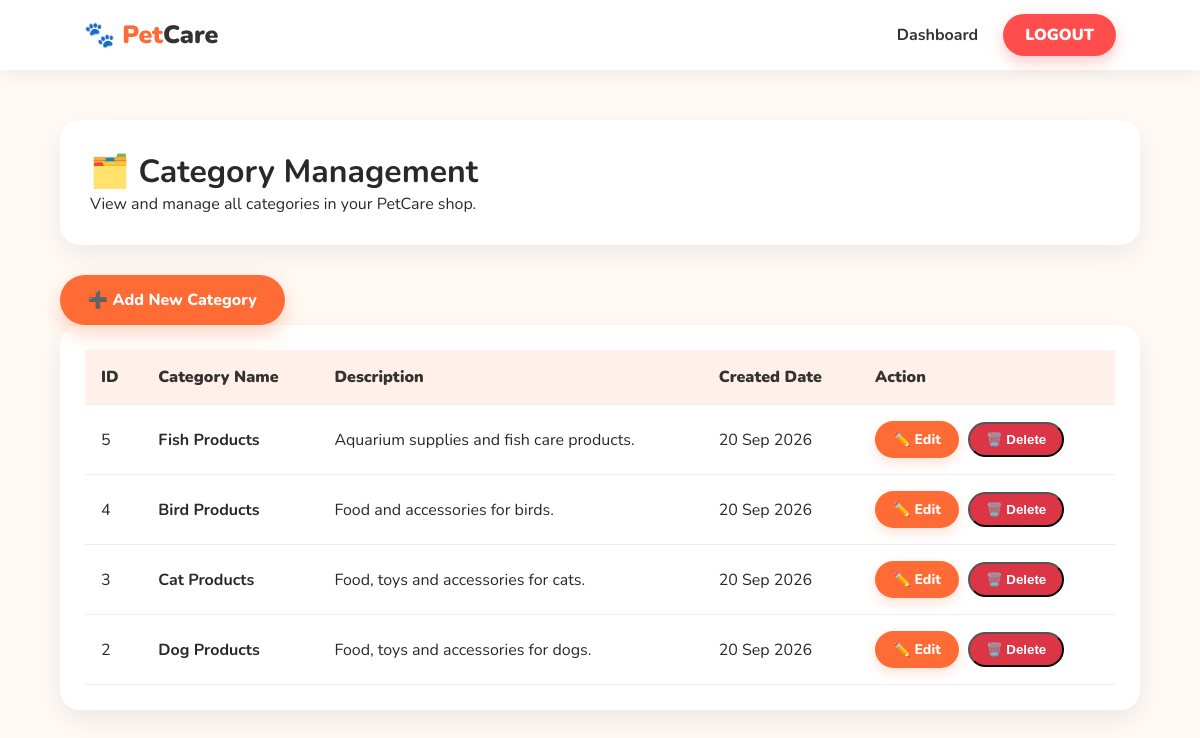
/categories.php (signed in), run on the app's committed database.
### tables this page shows
CREATE TABLE `categories` (
  `id` int(11) NOT NULL AUTO_INCREMENT,
  `name` varchar(100) NOT NULL,
  `description` text DEFAULT NULL,
  `created_at` timestamp NOT NULL DEFAULT current_timestamp(),
  PRIMARY KEY (`id`),
  UNIQUE KEY `name` (`name`)
);

### categories.php (the view, shortened to what this page needs)
<?php
require_once "config/db.php";
$result = $conn->query(
    "SELECT * FROM categories ORDER BY id DESC"
);
?>
<!DOCTYPE html>
<html lang="en">
<head>
    <link rel="stylesheet" href="css/style.css">
</head>
<body>
<nav class="navbar">
    <a href="admin_dashboard.php" class="logo">
        🐾 Pet<span>Care</span>
    </a>
    <ul class="nav-links">
        <li>
            <a href="admin_dashboard.php">
                Dashboard
            </a>
        </li>
        <li>
            <a href="logout.php" class="login-btn">
                LOGOUT
            </a>
        </li>
    </ul>
</nav>
<div class="dashboard">
    <div class="dashboard-header">
        <h1>🗂️ Category Management</h1>
        <p>
            View and manage all categories in your PetCare shop.
        </p>
    </div>
    <a href="add_category.php" class="btn add-btn">
        ➕ Add New Category
    </a>
    <div class="category-table-wrapper">
        <?php if ($result->num_rows > 0): ?>
            <table class="category-table">
                <thead>
                    <tr>
                        <th>ID</th>
                        <th>Category Name</th>
                        <th>Description</th>
                        <th>Created Date</th>
                        <th>Action</th>
                    </tr>
                </thead>
                <tbody>
                    <?php while ($category = $result->fetch_assoc()): ?>
                        <tr>
                            <td>
                                <?php echo $category["id"]; ?>
                            </td>
                            <td>
                                <strong>
                                    <?php
                                    echo htmlspecialchars(
                                        $category["name"]
                                    );
                                    ?>
                                </strong>
                            </td>
                            <td>
                                <?php
                                echo htmlspecialchars(
                                    $category["description"]
                                );
                                ?>
                            </td>
                            <td>
                                <?php
                                echo date(
                                    "d M Y",
                                    strtotime(
                                        $category["created_at"]
                                    )
                                );
                                ?>
                            </td>
                            <td>
                                <a
                                    href="edit_category.php?id=<?php echo $category["id"]; ?>"
                                    class="edit-btn"
                                >
                                    ✏️ Edit
                                </a>
                                <button
                                    type="button"
                                    class="delete-btn"
                                    onclick="openDeletePopup(
                                        <?php echo $category["id"]; ?>,
                                        '<?php echo htmlspecialchars(
                                            addslashes($category["name"])
                                        ); ?>'
                                    )"
                                >
                                    🗑️ Delete
                                </button>
                            </td>
                        </tr>
                    <?php endwhile; ?>
                </tbody>
            </table>
        <?php endif; ?>
    </div>
</div>
</body>
</html>

### css/style.css (style rules this page uses)
* { margin: 0; padding: 0; box-sizing: border-box; }
html { scroll-behavior: smooth; }
body { font-family: 'Nunito', sans-serif; background: #fffaf5; color: #292929; min-height: 100vh; }
.navbar { width: 100%; padding: 18px 7%; background: white; display: flex; align-items: center; justify-content: space-between; box-shadow: 0 4px 20px rgba(0, 0, 0, 0.08); position: sticky; top: 0; z-index: 1000; }
.logo { font-size: 25px; font-weight: 900; text-decoration: none; color: #ff6b35; }
.logo span { color: #333; }
.nav-links { display: flex; gap: 25px; list-style: none; }
.nav-links a { text-decoration: none; color: #333; font-weight: 700; transition: 0.3s; }
.btn { display: inline-block; padding: 14px 28px; border-radius: 50px; background: #ff6b35; color: white; text-decoration: none; font-weight: 800; border: none; cursor: pointer; transition: 0.3s; box-shadow: 0 8px 20px rgba(255, 107, 53, 0.3); }
.login-btn { background: #ff4d4d; color: white !important; padding: 10px 22px; border-radius: 25px; font-weight: 900 !important; box-shadow: 0 6px 15px rgba(255, 77, 77, 0.3); transition: 0.3s ease; }
.delete-btn { display: inline-block; padding: 8px 16px; background: #dc3545; color: white; text-decoration: none; border-radius: 20px; font-weight: 800; margin-left: 5px; transition: 0.3s ease; }
.category-table .edit-btn { display: inline-block; padding: 9px 18px; background: #ff6b35; color: #ffffff !important; text-decoration: none; border: none; border-radius: 25px; font-family: 'Nunito', sans-serif; font-size: 14px; font-weight: 800; cursor: pointer; transition: all 0.3s ease; box-shadow: 0 5px 12px rgba(255, 107, 53, 0.2); }
.dashboard { width: 90%; max-width: 1200px; margin: 50px auto; }
.dashboard-header { background: white; padding: 30px; border-radius: 20px; margin-bottom: 30px; box-shadow: 0 10px 30px rgba(0, 0, 0, 0.07); animation: fadeUp 0.7s ease; }
.dashboard-header h1 { font-size: 32px; }
.category-table-wrapper { background: white; padding: 25px; border-radius: 20px; box-shadow: 0 10px 30px rgba(0, 0, 0, 0.08); overflow-x: auto; }
.category-table { width: 100%; border-collapse: collapse; }
.category-table th, .category-table td { padding: 16px; text-align: left; border-bottom: 1px solid #eeeeee; }
.category-table th { background: #fff1e9; color: #333; font-weight: 900; }

### data on the page
categories: id "5", name "Fish Products", description "Aquarium supplies and fish care products.", created_at "20 Sep 2026"
categories: id "4", name "Bird Products", description "Food and accessories for birds.", created_at "20 Sep 2026"
categories: id "3", name "Cat Products", description "Food, toys and accessories for cats.", created_at "20 Sep 2026"
categories: id "2", name "Dog Products", description "Food, toys and accessories for dogs.", created_at "20 Sep 2026"
